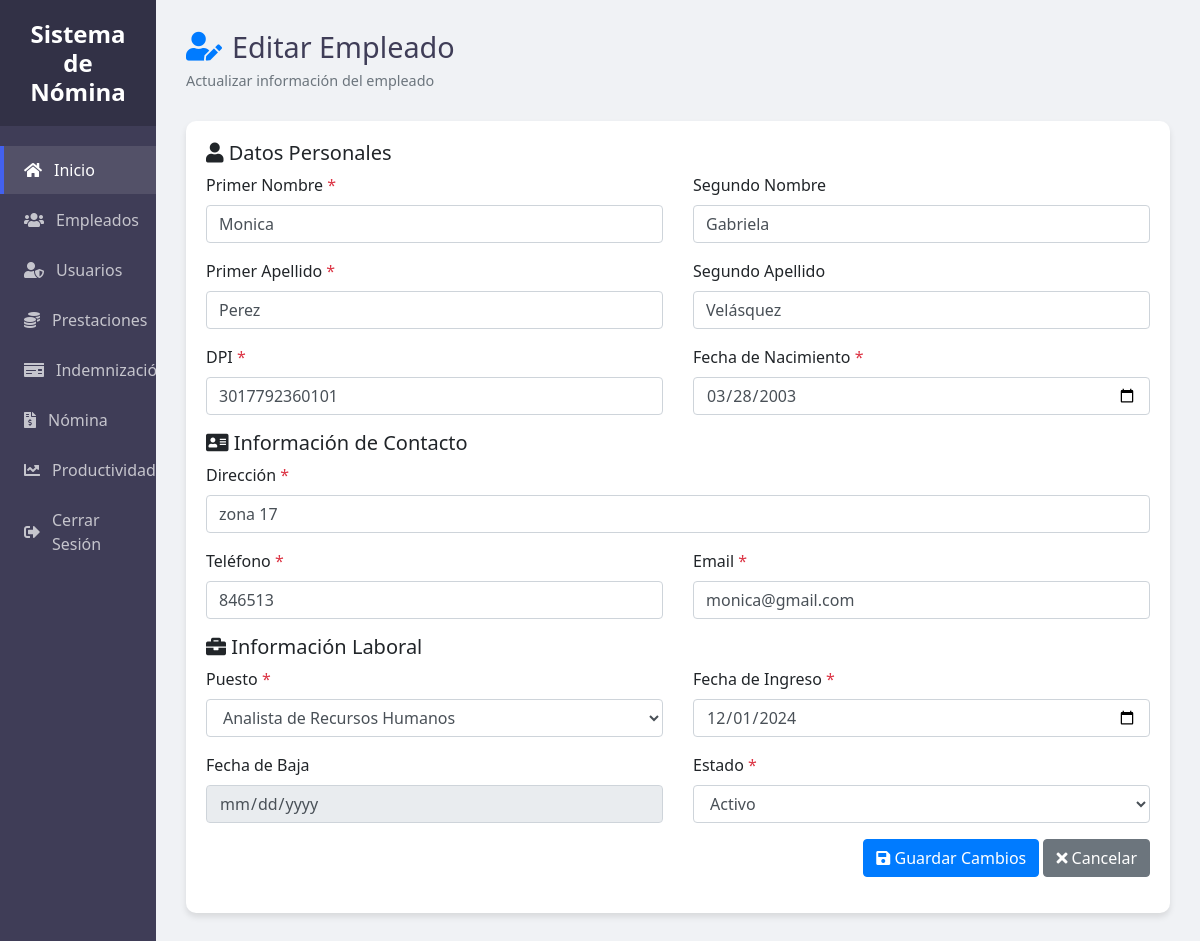
The app's page /ProyectoNomina/index.php?controller=empleado&action=editar&id=1 (signed in) with its own data.
### tables this page shows
CREATE TABLE `empleado` (
  `ID_Emp` int(11) NOT NULL AUTO_INCREMENT,
  `PriNombre_Emp` varchar(50) NOT NULL,
  `SegNombre_Emp` varchar(50) NOT NULL,
  `PriApellido_Emp` varchar(50) NOT NULL,
  `SegApellido_Emp` varchar(50) NOT NULL,
  `DPI_Emp` varchar(20) NOT NULL,
  `FechaNacimiento_Emp` date NOT NULL,
  `Direccion_Emp` varchar(255) DEFAULT NULL,
  `Telefono_Emp` varchar(15) DEFAULT NULL,
  `Email_Emp` varchar(100) DEFAULT NULL,
  `FechaIngreso_Emp` date NOT NULL,
  `FechaBaja_Emp` date DEFAULT NULL,
  `Estado_Emp` varchar(10) DEFAULT 'Activo',
  `ID_Puesto` int(11) DEFAULT NULL,
  `Horas_Extras` decimal(5,2) DEFAULT 0.00,
  PRIMARY KEY (`ID_Emp`),
  UNIQUE KEY `DPI_Emp` (`DPI_Emp`)
);

### ProyectoNomina/Controllers/EmpleadoController.php (called while the page is built, shortened)
<?php
require_once __DIR__ . '/../Models/EmpleadoModelo.php';
class EmpleadoController {
    private $empleado;
    public function __construct() {
        $this->empleado = new EmpleadoModelo(db::conectar());
    }
    public function editar() {
        $id = (int)$_GET['id'];
        $empleado = $this->empleado->obtenerEmpleadoPorId($id);
        $puestos = $this->empleado->obtenerPuestos();
        include 'Views/Empleados/Editar.php';
    }
}

### ProyectoNomina/Config/db.php (called while the page is built)
<?php
if (!class_exists('db')) {
    class db {
        private static $conn;
        public static function conectar() {
            if (self::$conn === null) {
                try {
                    self::$conn = new PDO("mysql:host=127.0.0.1:3308;dbname=rrhh", "root", "1234");
                    self::$conn->setAttribute(PDO::ATTR_ERRMODE, PDO::ERRMODE_EXCEPTION);
                } catch (PDOException $e) {
                    die("Error de conexión: " . $e->getMessage());
                }
            }
            return self::$conn;
        }
    }
}
?>

### ProyectoNomina/Models/EmpleadoModelo.php (called while the page is built, shortened)
<?php
require_once __DIR__ . '/../Config/db.php';
class EmpleadoModelo {
    private $conn;
    public function __construct($db) {
        $this->conn = $db;
    }
    public function obtenerPuestos() {
        try {
            $query = "CALL spObtenerPuestos();";
            $stmt = $this->conn->prepare($query);
            $stmt->execute();
            $resultados = $stmt->fetchAll(PDO::FETCH_ASSOC);
            return $resultados;
        } catch (PDOException $e) {
            error_log("Error al obtener puestos: " . $e->getMessage());
            return [];
        }
    }
    public function obtenerEmpleadoPorId($id) {
        try {
            $query = "CALL spObtenerEmpleado_ID(?)";
            $stmt = $this->conn->prepare($query);
            $stmt->bindParam(1, $id, PDO::PARAM_INT);
            $stmt->execute();
            $resultado = $stmt->fetch(PDO::FETCH_ASSOC);
            return $resultado;
        } catch (PDOException $e) {
            error_log("Error al obtener empleado por ID: " . $e->getMessage());
            return false;
        }
    }
}

### ProyectoNomina/Views/Empleados/Editar.php (the view, shortened to what this page needs)
<!DOCTYPE html>
<html lang="es">
<head>
    <link rel="stylesheet" href="https://cdn.jsdelivr.net/npm/bootstrap@4.6.2/dist/css/bootstrap.min.css">
    <link rel="stylesheet" href="https://cdnjs.cloudflare.com/ajax/libs/font-awesome/5.15.4/css/all.min.css">
    <link rel="stylesheet" href="Public/CSS/styleVer.css">
</head>
<body>
    <div class="sidebar">
        <div class="sidebar-header">
            <h3>Sistema de Nómina</h3>
        </div>
        <ul class="sidebar-menu">
            <li><a href="index.php"  class="active"><i class="fas fa-home"></i> Inicio</a></li>
                <li><a href="index.php?controller=empleado&action=ver"><i class="fas fa-users"></i> Empleados</a></li>
                <li><a href="index.php?controller=usuario&action=ver"><i class="fas fa-user-shield"></i> Usuarios</a></li>
            <li><a href="index.php?controller=prestacion&action=ver"><i class="fas fa-coins"></i> Prestaciones</a></li>
            <li><a href="index.php?controller=indemnizacion&action=ver"><i class="fas fa-money-check"></i> Indemnización</a></li>
            <li><a href="index.php?controller=nomina&action=ver"><i class="fas fa-file-invoice-dollar"></i> Nómina</a></li>
        <li><a href="index.php?controller=productividad&action=ver"><i class="fas fa-chart-line"></i> Productividad</a></li>
        <li><a href="index.php?controller=login&action=logout"><i class="fas fa-sign-out-alt"></i> Cerrar Sesión</a></li>
        </ul>
    </div>
    <div class="main-content">
        <div class="content-container">
            <div class="header">
                <div class="header-title">
                    <h1><i class="fas fa-user-edit text-primary"></i> Editar Empleado</h1>
                    <p class="text-muted">Actualizar información del empleado</p>
                </div>
            </div>
            <div class="card">
                <div class="card-body">
                    <form method="POST" action="index.php?controller=empleado&action=actualizar">
                        <div class="form-section">
                            <h5 class="section-title"><i class="fas fa-user"></i> Datos Personales</h5>
                            <div class="row">
                                <div class="col-md-6">
                                    <div class="form-group">
                                        <label for="pri_nombre">Primer Nombre <span class="text-danger">*</span></label>
                                        <input type="text" name="pri_nombre" id="pri_nombre" class="form-control"
                                               value="<?php echo htmlspecialchars($empleado['PriNombre_Emp']); ?>" required>
                                    </div>
                                </div>
                                <div class="col-md-6">
                                    <div class="form-group">
                                        <label for="seg_nombre">Segundo Nombre</label>
                                        <input type="text" name="seg_nombre" id="seg_nombre" class="form-control"
                                               value="<?php echo htmlspecialchars($empleado['SegNombre_Emp'] ?? ''); ?>">
                                    </div>
                                </div>
                            </div>
                            <div class="row">
                                <div class="col-md-6">
                                    <div class="form-group">
                                        <label for="pri_apellido">Primer Apellido <span class="text-danger">*</span></label>
                                        <input type="text" name="pri_apellido" id="pri_apellido" class="form-control"
                                               value="<?php echo htmlspecialchars($empleado['PriApellido_Emp']); ?>" required>
                                    </div>
                                </div>
                                <div class="col-md-6">
                                    <div class="form-group">
                                        <label for="seg_apellido">Segundo Apellido</label>
                                        <input type="text" name="seg_apellido" id="seg_apellido" class="form-control"
                                               value="<?php echo htmlspecialchars($empleado['SegApellido_Emp'] ?? ''); ?>">
                                    </div>
                                </div>
                            </div>
                            <div class="row">
                                <div class="col-md-6">
                                    <div class="form-group">
                                        <label for="dpi">DPI <span class="text-danger">*</span></label>
                                        <input type="text" name="dpi" id="dpi" class="form-control"
                                               value="<?php echo htmlspecialchars($empleado['DPI_Emp']); ?>" required>
                                    </div>
                                </div>
                                <div class="col-md-6">
                                    <div class="form-group">
                                        <label for="fecha_nacimiento">Fecha de Nacimiento <span class="text-danger">*</span></label>
                                        <input type="date" name="fecha_nacimiento" id="fecha_nacimiento" class="form-control"
                                               value="<?php echo $empleado['FechaNacimiento_Emp']; ?>" required>
                                    </div>
                                </div>
                            </div>
                        </div>
                        <div class="form-section">
                            <h5 class="section-title"><i class="fas fa-address-card"></i> Información de Contacto</h5>
                            <div class="row">
                                <div class="col-md-12">
                                    <div class="form-group">
                                        <label for="direccion">Dirección <span class="text-danger">*</span></label>
                                        <input type="text" name="direccion" id="direccion" class="form-control"
                                               value="<?php echo htmlspecialchars($empleado['Direccion_Emp']); ?>" required>
                                    </div>
                                </div>
                            </div>
                            <div class="row">
                                <div class="col-md-6">
                                    <div class="form-group">
                                        <label for="telefono">Teléfono <span class="text-danger">*</span></label>
                                        <input type="text" name="telefono" id="telefono" class="form-control"
                                               value="<?php echo htmlspecialchars($empleado['Telefono_Emp']); ?>" required>
                                    </div>
                                </div>
                                <div class="col-md-6">
                                    <div class="form-group">
                                        <label for="email">Email <span class="text-danger">*</span></label>
                                        <input type="email" name="email" id="email" class="form-control"
                                               value="<?php echo htmlspecialchars($empleado['Email_Emp']); ?>" required>
                                    </div>
                                </div>
                            </div>
                        </div>
                        <div class="form-section">
                            <h5 class="section-title"><i class="fas fa-briefcase"></i> Información Laboral</h5>
                            <div class="row">
                                <div class="col-md-6">
                                    <div class="form-group">
                                        <label for="id_puesto">Puesto <span class="text-danger">*</span></label>
                                        <select name="id_puesto" id="id_puesto" class="form-control" required>
                                            <?php foreach ($puestos as $puesto): ?>
                                                <?php
                                                $seleccionado = ($puesto['Nombre_Puesto'] == $empleado['Nombre_Puesto']) ? 'selected="selected"' : '';
                                                ?>
                                                <option value="<?php echo $puesto['ID_Puesto']; ?>" <?php echo $seleccionado; ?>>
                                                    <?php echo htmlspecialchars($puesto['Nombre_Puesto']); ?>
                                                </option>
                                            <?php endforeach; ?>
                                        </select>
                                    </div>
                                </div>
                                <div class="col-md-6">
                                    <div class="form-group">
                                        <label for="fecha_ingreso">Fecha de Ingreso <span class="text-danger">*</span></label>
                                        <input type="date" name="fecha_ingreso" id="fecha_ingreso" class="form-control"
                                               value="<?php echo $empleado['FechaIngreso_Emp']; ?>" required>
                                    </div>
                                </div>
                            </div>
                            <div class="row">
                                <div class="col-md-6">
                                    <div class="form-group">
                                        <label for="fecha_baja">Fecha de Baja</label>
                                        <input type="date" name="fecha_baja" id="fecha_baja" class="form-control"
                                                value="<?= $empleado['FechaBaja_Emp'] ?: '' ?>" readonly>
                                    </div>
                                </div>
                                <div class="col-md-6">
                                    <div class="form-group">
                                        <label for="estado">Estado <span class="text-danger">*</span></label>
                                        <select name="estado" id="estado" class="form-control" required>
                                            <option value="Activo" <?php echo ($empleado['Estado_Emp'] == 'Activo') ? 'selected' : ''; ?>>Activo</option>
                                        </select>
                                    </div>
                                </div>
                            </div>
                        </div>
                        <div class="form-group text-right">
                            <button type="submit" class="btn btn-primary">
                                <i class="fas fa-save"></i> Guardar Cambios
                            </button>
                            <a href="index.php?controller=empleado&action=ver" class="btn btn-secondary">
                                <i class="fas fa-times"></i> Cancelar
                            </a>
                        </div>
                    </form>
                </div>
            </div>
        </div>
    </div>
</body>
</html>

### ProyectoNomina/Public/CSS/styleVer.css (style rules this page uses)
:root { --primary: #4361ee; --secondary: hsl(245, 17%, 29%); --success: #23a359; --danger: #e74c3c; --light: #f8f9fa; --dark: #343a40; --gray: #6c757d; --sidebar-width: 13%; }
body { margin: 0; padding: 0; font-family: 'Segoe UI', Roboto, 'Helvetica Neue', Arial, sans-serif; background-color: #f0f2f5; display: flex; min-height: 100vh; overflow: hidden; }
.sidebar { width: var(--sidebar-width); background-color: var(--secondary); color: white; position: fixed; height: 100vh; overflow-y: auto; z-index: 100; }
.sidebar-header { padding: 20px; background-color: rgba(0, 0, 0, 0.2); text-align: center; }
.sidebar-header h3 { margin: 0; font-size: 1.5rem; font-weight: 600; }
.sidebar-menu { list-style: none; padding: 0; margin: 20px 0; }
.sidebar-menu li { margin-bottom: 2px; }
.sidebar-menu a { display: flex; align-items: center; padding: 12px 20px; color: rgba(255, 255, 255, 0.7); text-decoration: none; transition: all 0.3s; border-left: 4px solid transparent; }
.sidebar-menu a:hover, .sidebar-menu a.active { background-color: rgba(255, 255, 255, 0.1); color: white; border-left-color: var(--primary); }
.sidebar-menu i { margin-right: 12px; }
.main-content { flex: 1; margin-left: var(--sidebar-width); height: 100vh; overflow-y: auto; }
.content-container { padding: 30px; max-width: 1800px; margin: 0 auto; }
.header { display: flex; justify-content: space-between; align-items: center; margin-bottom: 30px; }
.header-title h1 { margin: 0; font-size: 1.8rem; color: var(--secondary); display: flex; align-items: center; }
.header-title h1 i { margin-right: 10px; }
.header-title p { margin: 5px 0 0; font-size: 0.9rem; }
.card { border: none; border-radius: 10px; box-shadow: 0 4px 6px rgba(0, 0, 0, 0.1); margin-bottom: 30px; background-color: white; }

### records on screen
empleado: pri_nombre "Monica", seg_nombre "Gabriela", pri_apellido "Perez", seg_apellido "Velásquez", dpi "3017792360101", fecha_nacimiento "03/28/2003", direccion "zona 17", telefono "846513", email "monica@gmail.com", fecha_ingreso "12/01/2024", estado "Activo"

### other values on screen
form field id_puesto "Analista de Recursos Humanos"
